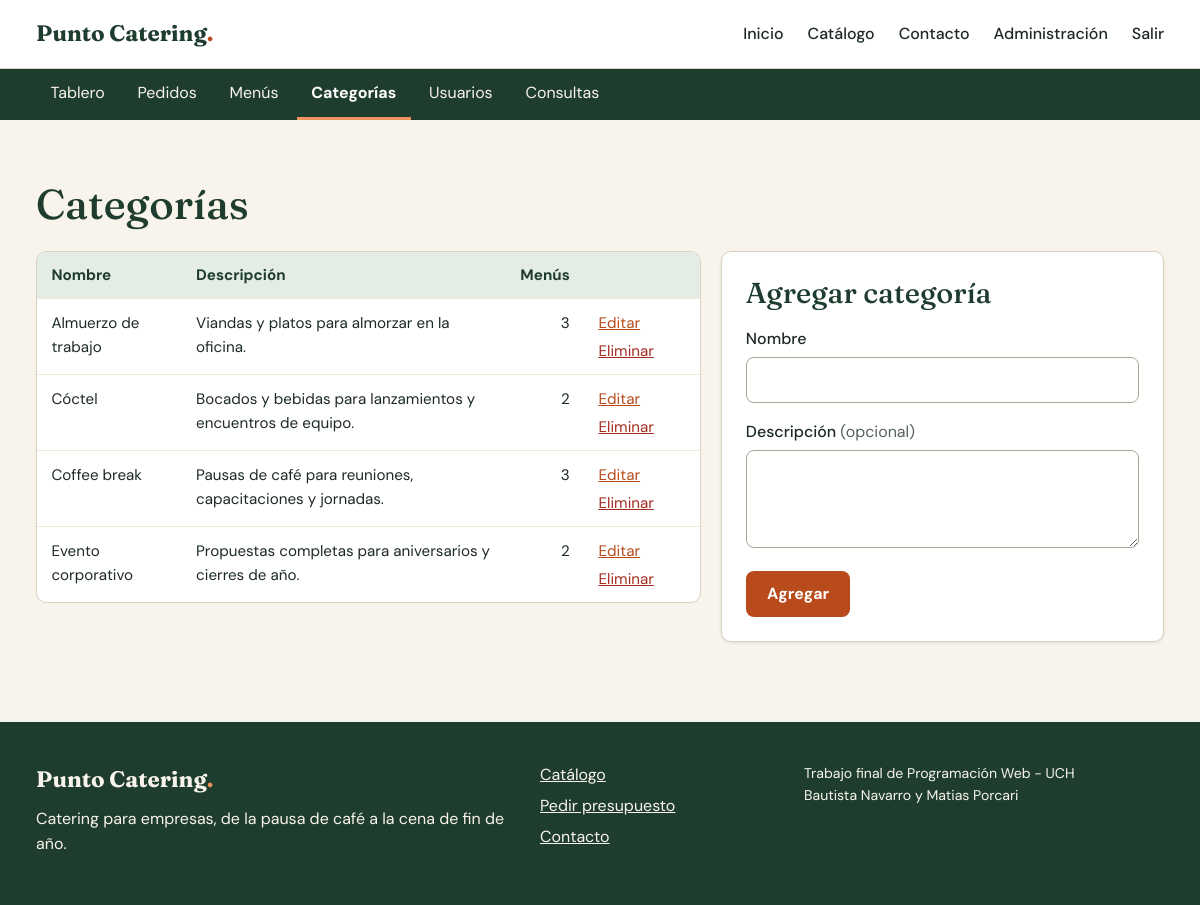
/admin/categorias.php (signed in), run on the app's committed database.
### tables this page shows
CREATE TABLE categorias (
    id_categoria  INT UNSIGNED AUTO_INCREMENT PRIMARY KEY,
    nombre        VARCHAR(60) NOT NULL UNIQUE,
    descripcion   VARCHAR(255) NOT NULL DEFAULT ''
);

### includes/funciones.php (called while the page is built, shortened)
<?php
function ruta_base(): string
{
    static $base = null;
    if ($base === null) {
        $raiz = str_replace('\\', '/', (string) realpath(__DIR__ . '/..'));
        $script = str_replace('\\', '/', (string) realpath($_SERVER['SCRIPT_FILENAME']));
        $relativa = substr($script, strlen($raiz));
        $base = substr($_SERVER['SCRIPT_NAME'], 0, -strlen($relativa));
    }
    return $base;
}
function url(string $ruta = ''): string
{
    return ruta_base() . '/' . ltrim($ruta, '/');
}
function escapar(mixed $valor): string
{
    return htmlspecialchars((string) $valor, ENT_QUOTES, 'UTF-8');
}
function entero_de(array $origen, string $campo): int
{
    $valor = filter_var($origen[$campo] ?? null, FILTER_VALIDATE_INT, ['options' => ['min_range' => 1]]);
    return $valor === false ? 0 : $valor;
}
function atributos_error(array $errores, string $campo): string
{
    return isset($errores[$campo]) ? 'aria-invalid="true" aria-describedby="error-' . escapar($campo) . '"' : '';
}

### admin/categorias.php (the view, shortened to what this page needs)
<?php
$conexion = obtener_conexion();
$errores = [];
$id_editando = entero_de($_GET, 'editar') ?: null;
$datos = ['nombre' => '', 'descripcion' => ''];
$categorias = $conexion->query(
    'SELECT c.*, COUNT(m.id_menu) AS cantidad_menus
     FROM categorias c
     LEFT JOIN menus m ON m.id_categoria = c.id_categoria
     GROUP BY c.id_categoria
     ORDER BY c.nombre'
)->fetchAll();
require __DIR__ . '/../includes/encabezado.php';
?>
<section class="seccion">
    <div class="contenedor">
        <h1>Categorías</h1>
        <div class="distribucion-dos-columnas">
            <div class="tabla-contenedor">
                <table class="tabla">
                    <thead>
                        <tr>
                            <th scope="col">Nombre</th>
                            <th scope="col">Descripción</th>
                            <th scope="col" class="celda-numero">Menús</th>
                            <th scope="col"><span class="solo-lector">Acciones</span></th>
                        </tr>
                    </thead>
                    <tbody>
                        <?php foreach ($categorias as $categoria): ?>
                            <tr>
                                <td><?= escapar($categoria['nombre']) ?></td>
                                <td><?= escapar($categoria['descripcion']) ?></td>
                                <td class="celda-numero"><?= (int) $categoria['cantidad_menus'] ?></td>
                                <td>
                                    <div class="acciones-fila">
                                        <a href="<?= escapar(url('admin/categorias.php?editar=' . $categoria['id_categoria'])) ?>">Editar</a>
                                        <form method="post" data-confirmar="¿Eliminar la categoría «<?= escapar($categoria['nombre']) ?>»?">
                                            <button class="enlace-boton enlace-peligro" type="submit">Eliminar</button>
                                        </form>
                                    </div>
                                </td>
                            </tr>
                        <?php endforeach; ?>
                    </tbody>
                </table>
            </div>
            <form class="tarjeta formulario" method="post" novalidate>
                <h2><?= $id_editando === null ? 'Agregar categoría' : 'Editar categoría' ?></h2>
                <div class="campo">
                    <label for="nombre">Nombre</label>
                    <input id="nombre" name="nombre" required maxlength="60" value="<?= escapar($datos['nombre']) ?>" <?= atributos_error($errores, 'nombre') ?>>
                </div>
                <div class="campo">
                    <label for="descripcion">Descripción <span class="opcional">(opcional)</span></label>
                    <textarea id="descripcion" name="descripcion" rows="3" maxlength="255" <?= atributos_error($errores, 'descripcion') ?>><?= escapar($datos['descripcion']) ?></textarea>
                </div>
                <div class="grupo-botones">
                    <button class="boton boton-primario" type="submit"><?= $id_editando === null ? 'Agregar' : 'Guardar los cambios' ?></button>
                </div>
            </form>
        </div>
    </div>
</section>
<?php require __DIR__ . '/../includes/pie.php'; ?>

### recursos/css/estilos.css (style rules this page uses)
:root { --verde-profundo: #1f3d2f; --verde-medio: #2f5d47; --verde-suave: #e3ece5; --naranja: #b84a1b; --naranja-oscuro: #973a13; --crema: #f8f4eb; --crema-oscuro: #efe8d8; --blanco: #ffffff; --tinta: #1d2a23; --tinta-suave: #56635b; --borde: #d9d2c1; --rojo: #a32c20; --rojo-suave: #fbeae7; --verde-exito-suave: #e1f1e4; --ambar-suave: #fbf0d3; --ambar-texto: #6f4f00; --azul-suave: #e2ecf7; --azul-texto: #1d4c80; --gris-suave: #e9e9e6; --fuente-titulos: "Fraunces", Georgia, "Times New Roman", serif; --fuente-texto: "DM Sans", "Segoe UI", Arial, sans-serif; --radio: 10px; --sombra: 0 1px 3px rgba(31, 61, 47, 0.12); }
*, *::before, *::after { box-sizing: border-box; }
body { margin: 0; min-height: 100vh; display: flex; flex-direction: column; background: var(--crema); color: var(--tinta); font-family: var(--fuente-texto); font-size: 1rem; line-height: 1.6; }
h1, h2, h3 { margin: 0 0 0.5em; font-family: var(--fuente-titulos); font-weight: 500; line-height: 1.2; color: var(--verde-profundo); }
h1 { font-size: clamp(1.9rem, 4vw, 2.6rem); }
h2 { font-size: clamp(1.4rem, 3vw, 1.8rem); }
a { color: var(--naranja); }
.contenedor { width: 100%; max-width: 1160px; margin-inline: auto; padding-inline: 16px; }
.seccion { padding-block: clamp(2rem, 5vw, 4rem); }
.navegacion > a:not(.boton), .enlace-boton { padding: 0.5rem 0; color: var(--tinta); text-decoration: none; font-weight: 500; }
.enlace-boton { border: 0; background: none; font: inherit; font-weight: 500; cursor: pointer; padding: 0; }
.acciones-fila .enlace-boton { color: var(--naranja); text-decoration: underline; font-weight: 400; }
.acciones-fila .enlace-peligro { color: var(--rojo); }
.boton { display: inline-block; padding: 0.65rem 1.2rem; border: 2px solid transparent; border-radius: 8px; font: inherit; font-weight: 700; line-height: 1.3; text-align: center; text-decoration: none; cursor: pointer; transition: background-color 0.15s ease, color 0.15s ease; }
.boton-primario { background: var(--naranja); color: var(--blanco); }
.grupo-botones { display: flex; flex-wrap: wrap; gap: 0.75rem; margin-top: 1rem; }
.tarjeta { margin-bottom: 1.25rem; padding: 1.5rem; background: var(--blanco); border: 1px solid var(--borde); border-radius: var(--radio); box-shadow: var(--sombra); }
.formulario h2 { margin-bottom: 1rem; }
.campo { margin-bottom: 1rem; }
.campo label { display: block; margin-bottom: 0.3rem; font-weight: 500; }
.opcional { font-weight: 400; color: var(--tinta-suave); }
input:not([type="checkbox"]), select, textarea { width: 100%; padding: 0.6rem 0.75rem; border: 1px solid #a9a696; border-radius: 8px; background: var(--blanco); color: var(--tinta); font: inherit; }
.tabla-contenedor { position: relative; overflow-x: auto; background: var(--blanco); border: 1px solid var(--borde); border-radius: var(--radio); }
.tabla { width: 100%; border-collapse: collapse; font-size: 0.95rem; }
.tabla th, .tabla td { padding: 0.7rem 0.9rem; text-align: left; vertical-align: top; border-bottom: 1px solid var(--crema-oscuro); }
.tabla thead th { background: var(--verde-suave); color: var(--verde-profundo); font-weight: 700; white-space: nowrap; }
.tabla tbody tr:last-child td, .tabla tfoot tr:last-child th, .tabla tfoot tr:last-child td { border-bottom: 0; }
.tabla .celda-numero { text-align: right; white-space: nowrap; }
.acciones-fila { display: flex; flex-wrap: wrap; align-items: center; gap: 0.25rem 0.9rem; }
.acciones-fila form { margin: 0; }
.distribucion-dos-columnas { display: grid; gap: 1.25rem; align-items: start; }
@media (min-width: 900px) { .distribucion-dos-columnas { grid-template-columns: minmax(0, 1.5fr) minmax(0, 1fr); } }

### data on the page
categorias: nombre "Almuerzo de trabajo", descripcion "Viandas y platos para almorzar en la oficina.", cantidad_menus "3"
categorias: nombre "Cóctel", descripcion "Bocados y bebidas para lanzamientos y encuentros de equipo.", cantidad_menus "2"
categorias: nombre "Coffee break", descripcion "Pausas de café para reuniones, capacitaciones y jornadas.", cantidad_menus "3"
categorias: nombre "Evento corporativo", descripcion "Propuestas completas para aniversarios y cierres de año.", cantidad_menus "2"

### other printed values
escapar($texto) "Tablero"
escapar($texto) "Pedidos"
escapar($texto) "Menús"
escapar($texto) "Categorías"
escapar($texto) "Usuarios"
escapar($texto) "Consultas"
